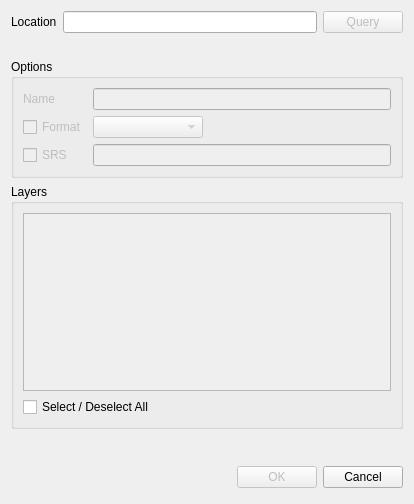
<?xml version="1.0" encoding="UTF-8"?>
<ui version="4.0">
 <class>WMSEditDialog</class>
 <widget class="QDialog" name="WMSEditDialog">
  <property name="geometry">
   <rect>
    <x>0</x>
    <y>0</y>
    <width>414</width>
    <height>504</height>
   </rect>
  </property>
  <property name="windowTitle">
   <string>WMS Source</string>
  </property>
  <property name="windowIcon">
   <iconset resource="../AppImages.qrc">
    <normaloff>:/resources/images/globe.png</normaloff>:/resources/images/globe.png</iconset>
  </property>
  <layout class="QVBoxLayout" name="verticalLayout_2">
   <item>
    <layout class="QHBoxLayout" name="horizontalLayout">
     <item>
      <widget class="QLabel" name="locationLabel">
       <property name="text">
        <string>Location</string>
       </property>
      </widget>
     </item>
     <item>
      <widget class="QLineEdit" name="locationLineEdit"/>
     </item>
     <item>
      <widget class="QPushButton" name="queryButton">
       <property name="enabled">
        <bool>false</bool>
       </property>
       <property name="text">
        <string>Query</string>
       </property>
      </widget>
     </item>
    </layout>
   </item>
   <item>
    <widget class="QLabel" name="messageLabel">
     <property name="text">
      <string/>
     </property>
    </widget>
   </item>
   <item>
    <widget class="QGroupBox" name="optionsGroupBox">
     <property name="title">
      <string>Options</string>
     </property>
     <layout class="QGridLayout" name="gridLayout">
      <item row="1" column="0">
       <widget class="QCheckBox" name="formatCheckBox">
        <property name="enabled">
         <bool>false</bool>
        </property>
        <property name="text">
         <string>Format</string>
        </property>
       </widget>
      </item>
      <item row="1" column="1">
       <widget class="QComboBox" name="formatComboBox">
        <property name="enabled">
         <bool>false</bool>
        </property>
        <property name="minimumSize">
         <size>
          <width>110</width>
          <height>0</height>
         </size>
        </property>
       </widget>
      </item>
      <item row="2" column="0">
       <widget class="QCheckBox" name="srsCheckBox">
        <property name="enabled">
         <bool>false</bool>
        </property>
        <property name="text">
         <string>SRS</string>
        </property>
       </widget>
      </item>
      <item row="2" column="1" colspan="2">
       <widget class="QLineEdit" name="srsLineEdit">
        <property name="enabled">
         <bool>false</bool>
        </property>
        <property name="sizePolicy">
         <sizepolicy hsizetype="Preferred" vsizetype="Fixed">
          <horstretch>0</horstretch>
          <verstretch>0</verstretch>
         </sizepolicy>
        </property>
       </widget>
      </item>
      <item row="1" column="2">
       <spacer name="horizontalSpacer">
        <property name="orientation">
         <enum>Qt::Horizontal</enum>
        </property>
        <property name="sizeHint" stdset="0">
         <size>
          <width>40</width>
          <height>20</height>
         </size>
        </property>
       </spacer>
      </item>
      <item row="0" column="1" colspan="2">
       <widget class="QLineEdit" name="nameLineEdit">
        <property name="enabled">
         <bool>false</bool>
        </property>
       </widget>
      </item>
      <item row="0" column="0">
       <widget class="QLabel" name="nameLabel">
        <property name="enabled">
         <bool>false</bool>
        </property>
        <property name="text">
         <string>Name</string>
        </property>
       </widget>
      </item>
     </layout>
    </widget>
   </item>
   <item>
    <widget class="QGroupBox" name="layersGroupBox">
     <property name="minimumSize">
      <size>
       <width>0</width>
       <height>30</height>
      </size>
     </property>
     <property name="title">
      <string>Layers</string>
     </property>
     <layout class="QVBoxLayout" name="verticalLayout">
      <item>
       <widget class="QListWidget" name="layersListWidget">
        <property name="enabled">
         <bool>false</bool>
        </property>
       </widget>
      </item>
      <item>
       <widget class="QCheckBox" name="selectAllCheckbox">
        <property name="text">
         <string>Select / Deselect All</string>
        </property>
       </widget>
      </item>
     </layout>
    </widget>
   </item>
   <item>
    <spacer name="verticalSpacer_3">
     <property name="orientation">
      <enum>Qt::Vertical</enum>
     </property>
     <property name="sizeHint" stdset="0">
      <size>
       <width>20</width>
       <height>40</height>
      </size>
     </property>
    </spacer>
   </item>
   <item>
    <layout class="QHBoxLayout">
     <property name="spacing">
      <number>6</number>
     </property>
     <property name="margin">
      <number>0</number>
     </property>
     <item>
      <spacer>
       <property name="orientation">
        <enum>Qt::Horizontal</enum>
       </property>
       <property name="sizeHint" stdset="0">
        <size>
         <width>131</width>
         <height>31</height>
        </size>
       </property>
      </spacer>
     </item>
     <item>
      <widget class="QPushButton" name="okButton">
       <property name="enabled">
        <bool>false</bool>
       </property>
       <property name="text">
        <string>OK</string>
       </property>
      </widget>
     </item>
     <item>
      <widget class="QPushButton" name="cancelButton">
       <property name="text">
        <string>Cancel</string>
       </property>
      </widget>
     </item>
    </layout>
   </item>
  </layout>
 </widget>
 <tabstops>
  <tabstop>locationLineEdit</tabstop>
  <tabstop>queryButton</tabstop>
  <tabstop>nameLineEdit</tabstop>
  <tabstop>formatCheckBox</tabstop>
  <tabstop>formatComboBox</tabstop>
  <tabstop>srsCheckBox</tabstop>
  <tabstop>srsLineEdit</tabstop>
  <tabstop>layersListWidget</tabstop>
  <tabstop>selectAllCheckbox</tabstop>
  <tabstop>okButton</tabstop>
  <tabstop>cancelButton</tabstop>
 </tabstops>
 <resources>
  <include location="../AppImages.qrc"/>
 </resources>
 <connections>
  <connection>
   <sender>okButton</sender>
   <signal>clicked()</signal>
   <receiver>WMSEditDialog</receiver>
   <slot>accept()</slot>
   <hints>
    <hint type="sourcelabel">
     <x>322</x>
     <y>470</y>
    </hint>
    <hint type="destinationlabel">
     <x>96</x>
     <y>254</y>
    </hint>
   </hints>
  </connection>
  <connection>
   <sender>cancelButton</sender>
   <signal>clicked()</signal>
   <receiver>WMSEditDialog</receiver>
   <slot>reject()</slot>
   <hints>
    <hint type="sourcelabel">
     <x>403</x>
     <y>470</y>
    </hint>
    <hint type="destinationlabel">
     <x>179</x>
     <y>282</y>
    </hint>
   </hints>
  </connection>
  <connection>
   <sender>locationLineEdit</sender>
   <signal>returnPressed()</signal>
   <receiver>queryButton</receiver>
   <slot>click()</slot>
   <hints>
    <hint type="sourcelabel">
     <x>223</x>
     <y>21</y>
    </hint>
    <hint type="destinationlabel">
     <x>370</x>
     <y>20</y>
    </hint>
   </hints>
  </connection>
 </connections>
</ui>
